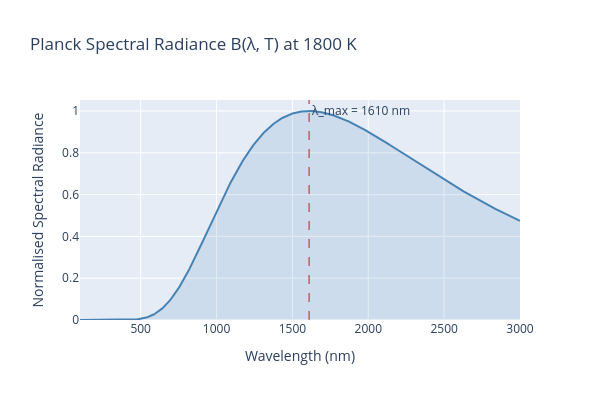

Notebook code for this chart:
### Markdown cell above
### Step 5. Visualize the generated Plotly figure

### Code cell
import plotly.graph_objects as go

print(
    'Custom Plotly figure added by the data normalizer'
    ' @ `archive.data.results.figures[0]`:'
)
fig = go.Figure(archive.data.results.figures[0].figure)
fig.update_layout(width=600, height=400)
fig.show()

### Figure 1 — Plotly figure (JSON) as saved in the notebook; plotly's stock layout.template omitted (floating-point values rounded to 4 significant figures; data arrays with more than 128 entries replaced by an {"elided": "..."} marker saying what was removed)
{"data": [{"fill": "tozeroy", "fillcolor": "rgba(70,130,180,0.15)", "line": {"color": "steelblue", "width": 2}, "mode": "lines", "name": "B(λ, T)", "type": "scatter", "x": {"elided": "500 float values"}, "y": {"elided": "500 float values"}}], "layout": {"annotations": [{"showarrow": false, "text": "λ_max = 1610 nm", "x": 1610.0, "xanchor": "left", "xref": "x", "y": 1, "yanchor": "top", "yref": "y domain"}], "height": 400, "shapes": [{"line": {"color": "firebrick", "dash": "dash", "width": 1}, "type": "line", "x0": 1610.0, "x1": 1610.0, "xref": "x", "y0": 0, "y1": 1, "yref": "y domain"}], "title": {"text": "Planck Spectral Radiance B(λ, T) at 1800 K"}, "width": 600, "xaxis": {"fixedrange": false, "title": {"text": "Wavelength (nm)"}}, "yaxis": {"fixedrange": false, "title": {"text": "Normalised Spectral Radiance"}}}}
